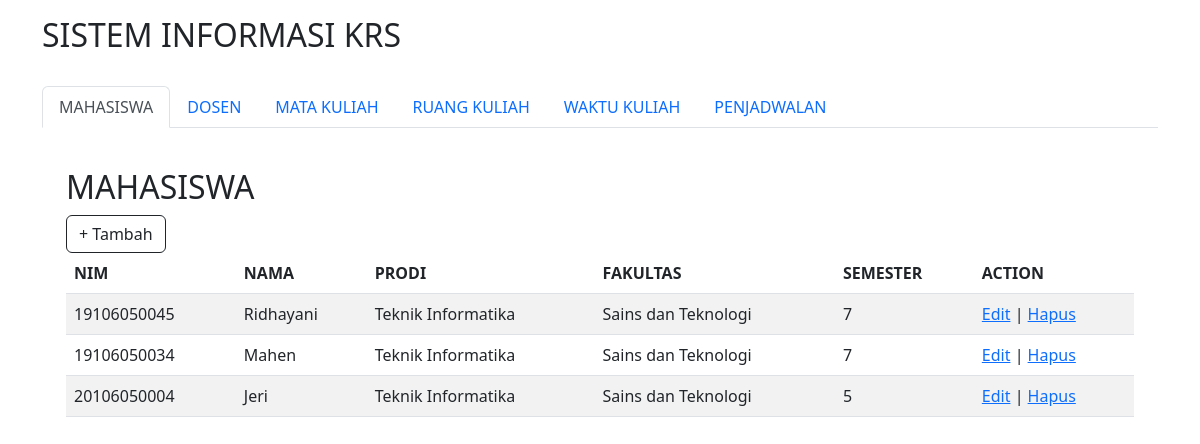
The page / on the database its author committed.
### tables this page shows
CREATE TABLE `mhs` (
  `id` int(11) NOT NULL,
  `nama_mhs` varchar(35) NOT NULL,
  `nim` bigint(12) NOT NULL,
  `prodi` varchar(20) NOT NULL,
  `fakultas` varchar(20) NOT NULL,
  `semester` int(2) NOT NULL
);

### index.php (the view, shortened to what this page needs)
<?php
include_once('config.php');
$mahasiswa = mysqli_query($mysqli, "SELECT * FROM mhs");
?>
<!DOCTYPE html>
<html lang="en">
<head>
  <link href="https://cdn.jsdelivr.net/npm/bootstrap@5.2.1/dist/css/bootstrap.min.css" rel="stylesheet">
</head>
<body>
<div class="container mt-3">
  <h2>SISTEM INFORMASI KRS</h2>
  <br>
  <ul class="nav nav-tabs" role="tablist">
    <li class="nav-item">
      <a class="nav-link active" data-bs-toggle="tab" href="#mahasiswa">MAHASISWA</a>
    </li>
    <li class="nav-item">
      <a class="nav-link" data-bs-toggle="tab" href="#dosen">DOSEN</a>
    </li>
    <li class="nav-item">
      <a class="nav-link" data-bs-toggle="tab" href="#matakuliah">MATA KULIAH</a>
    </li>
    <li class="nav-item">
      <a class="nav-link" data-bs-toggle="tab" href="#ruangkuliah">RUANG KULIAH</a>
    </li>
    <li class="nav-item">
      <a class="nav-link" data-bs-toggle="tab" href="#waktukuliah">WAKTU KULIAH</a>
    </li>
    <li class="nav-item">
      <a class="nav-link" data-bs-toggle="tab" href="#penjadwalan">PENJADWALAN</a>
    </li>
  </ul>
<div class="tab-content">
    <div id="mahasiswa" class="container tab-pane active"><br>
     <div class="container mt-3">
      <h2>MAHASISWA</h2>
      <a href='tambah_mhs.php' class="btn btn-outline-dark">+ Tambah</a>
      <table class="table table-striped">
        <thead>
          <tr>
            <th>NIM</th>
            <th>NAMA</th>
            <th>PRODI</th>
            <th>FAKULTAS</th>
            <th>SEMESTER</th>
            <th>ACTION</th>
          </tr>
        </thead>
        <tbody>
          <?php
          if($mahasiswa->num_rows > 0) {
              while ($row = $mahasiswa->fetch_assoc()){
                  echo "
                      <tr>
                          <td>" . $row['nim'] . "</td>
                          <td>" . $row['nama_mhs'] . "</td>
                          <td>" . $row['prodi'] . "</td>
                          <td>" . $row['fakultas'] . "</td>
                          <td>" . $row['semester'] . "</td>
                          <td><a href='edit_mhs.php?id=". $row['id'] ."'>Edit</a> | <a href='hapus_mhs.php?id=". $row['id'] ."'>Hapus</a></td>
                      </tr>
                  ";
              }
          } else {
              echo "0 results";
          }
          ?>
        </tbody>
      </table>
    </div>
    </div>
  </div>
</div>
</body>
</html>

### rows shown on the page
mhs: nim "19106050045", nama_mhs "Ridhayani", prodi "Teknik Informatika", fakultas "Sains dan Teknologi", semester "7"
mhs: nim "19106050034", nama_mhs "Mahen", prodi "Teknik Informatika", fakultas "Sains dan Teknologi", semester "7"
mhs: nim "20106050004", nama_mhs "Jeri", prodi "Teknik Informatika", fakultas "Sains dan Teknologi", semester "5"
